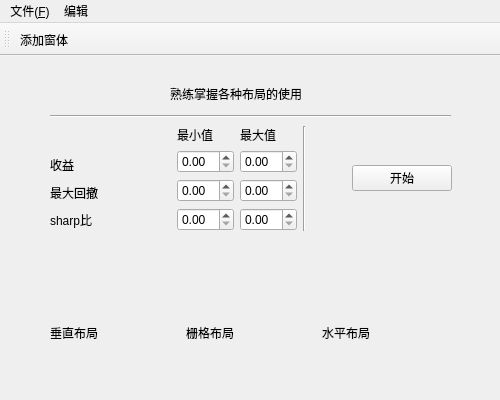
<?xml version="1.0" encoding="UTF-8"?>
<ui version="4.0">
    <class>MainWindow</class>
    <widget class="QMainWindow" name="MainWindow">
        <property name="geometry">
            <rect>
                <x>0</x>
                <y>0</y>
                <width>500</width>
                <height>400</height>
            </rect>
        </property>
        <property name="minimumSize">
            <size>
                <width>500</width>
                <height>400</height>
            </size>
        </property>
        <property name="maximumSize">
            <size>
                <width>500</width>
                <height>400</height>
            </size>
        </property>
        <property name="windowTitle">
            <string>MainWindow</string>
        </property>
        <widget class="QWidget" name="centralWidget">
            <widget class="QLabel" name="label_10">
                <property name="geometry">
                    <rect>
                        <x>170</x>
                        <y>30</y>
                        <width>161</width>
                        <height>16</height>
                    </rect>
                </property>
                <property name="text">
                    <string>熟练掌握各种布局的使用</string>
                </property>
            </widget>
            <widget class="Line" name="line_2">
                <property name="geometry">
                    <rect>
                        <x>50</x>
                        <y>50</y>
                        <width>401</width>
                        <height>20</height>
                    </rect>
                </property>
                <property name="orientation">
                    <enum>Qt::Horizontal</enum>
                </property>
            </widget>
            <widget class="QWidget" name="layoutWidget">
                <property name="geometry">
                    <rect>
                        <x>50</x>
                        <y>70</y>
                        <width>402</width>
                        <height>216</height>
                    </rect>
                </property>
                <layout class="QVBoxLayout" name="verticalLayout_2">
                    <item>
                        <layout class="QHBoxLayout" name="horizontalLayout_2">
                            <item>
                                <layout class="QVBoxLayout" name="verticalLayout">
                                    <item>
                                        <widget class="QLabel" name="label_9">
                                            <property name="text">
                                                <string/>
                                            </property>
                                        </widget>
                                    </item>
                                    <item>
                                        <widget class="QLabel" name="label">
                                            <property name="text">
                                                <string>收益</string>
                                            </property>
                                        </widget>
                                    </item>
                                    <item>
                                        <widget class="QLabel" name="label_2">
                                            <property name="text">
                                                <string>最大回撤</string>
                                            </property>
                                        </widget>
                                    </item>
                                    <item>
                                        <widget class="QLabel" name="label_3">
                                            <property name="text">
                                                <string>sharp比</string>
                                            </property>
                                        </widget>
                                    </item>
                                </layout>
                            </item>
                            <item>
                                <spacer name="verticalSpacer">
                                    <property name="orientation">
                                        <enum>Qt::Vertical</enum>
                                    </property>
                                    <property name="sizeHint" stdset="0">
                                        <size>
                                            <width>20</width>
                                            <height>40</height>
                                        </size>
                                    </property>
                                </spacer>
                            </item>
                            <item>
                                <layout class="QGridLayout" name="gridLayout">
                                    <item row="0" column="0">
                                        <widget class="QLabel" name="label_4">
                                            <property name="text">
                                                <string>最小值</string>
                                            </property>
                                        </widget>
                                    </item>
                                    <item row="0" column="1">
                                        <widget class="QLabel" name="label_5">
                                            <property name="text">
                                                <string>最大值</string>
                                            </property>
                                        </widget>
                                    </item>
                                    <item row="1" column="0">
                                        <widget class="QDoubleSpinBox" name="doubleSpinBox"/>
                                    </item>
                                    <item row="1" column="1">
                                        <widget class="QDoubleSpinBox" name="doubleSpinBox_4"/>
                                    </item>
                                    <item row="2" column="0">
                                        <widget class="QDoubleSpinBox" name="doubleSpinBox_2"/>
                                    </item>
                                    <item row="2" column="1">
                                        <widget class="QDoubleSpinBox" name="doubleSpinBox_5"/>
                                    </item>
                                    <item row="3" column="0">
                                        <widget class="QDoubleSpinBox" name="doubleSpinBox_3"/>
                                    </item>
                                    <item row="3" column="1">
                                        <widget class="QDoubleSpinBox" name="doubleSpinBox_6"/>
                                    </item>
                                </layout>
                            </item>
                            <item>
                                <widget class="Line" name="line">
                                    <property name="orientation">
                                        <enum>Qt::Vertical</enum>
                                    </property>
                                </widget>
                            </item>
                            <item>
                                <spacer name="horizontalSpacer">
                                    <property name="orientation">
                                        <enum>Qt::Horizontal</enum>
                                    </property>
                                    <property name="sizeType">
                                        <enum>QSizePolicy::Preferred</enum>
                                    </property>
                                    <property name="sizeHint" stdset="0">
                                        <size>
                                            <width>40</width>
                                            <height>20</height>
                                        </size>
                                    </property>
                                </spacer>
                            </item>
                            <item>
                                <widget class="QPushButton" name="pushButton">
                                    <property name="text">
                                        <string>开始</string>
                                    </property>
                                </widget>
                            </item>
                        </layout>
                    </item>
                    <item>
                        <spacer name="verticalSpacer_2">
                            <property name="orientation">
                                <enum>Qt::Vertical</enum>
                            </property>
                            <property name="sizeHint" stdset="0">
                                <size>
                                    <width>20</width>
                                    <height>60</height>
                                </size>
                            </property>
                        </spacer>
                    </item>
                    <item>
                        <layout class="QHBoxLayout" name="horizontalLayout">
                            <item>
                                <widget class="QLabel" name="label_6">
                                    <property name="text">
                                        <string>垂直布局</string>
                                    </property>
                                </widget>
                            </item>
                            <item>
                                <widget class="QLabel" name="label_7">
                                    <property name="text">
                                        <string>栅格布局</string>
                                    </property>
                                </widget>
                            </item>
                            <item>
                                <widget class="QLabel" name="label_8">
                                    <property name="text">
                                        <string>水平布局</string>
                                    </property>
                                </widget>
                            </item>
                        </layout>
                    </item>
                </layout>
            </widget>
        </widget>
        <widget class="QMenuBar" name="menuBar">
            <property name="geometry">
                <rect>
                    <x>0</x>
                    <y>0</y>
                    <width>500</width>
                    <height>22</height>
                </rect>
            </property>
            <widget class="QMenu" name="menu_F">
                <property name="title">
                    <string>文件(&amp;F)</string>
                </property>
                <addaction name="actionNew"/>
                <addaction name="actionOpen"/>
            </widget>
            <widget class="QMenu" name="menu">
                <property name="title">
                    <string>编辑</string>
                </property>
                <addaction name="actionCut"/>
                <addaction name="actionCopy"/>
                <addaction name="actionPaste"/>
            </widget>
            <addaction name="menu_F"/>
            <addaction name="menu"/>
        </widget>
        <widget class="QToolBar" name="toolBar">
            <property name="maximumSize">
                <size>
                    <width>16777215</width>
                    <height>16777215</height>
                </size>
            </property>
            <property name="windowTitle">
                <string>toolBar</string>
            </property>
            <attribute name="toolBarArea">
                <enum>TopToolBarArea</enum>
            </attribute>
            <attribute name="toolBarBreak">
                <bool>false</bool>
            </attribute>
            <addaction name="actionWinAction"/>
        </widget>
        <action name="actionNew">
            <property name="text">
                <string>新建</string>
            </property>
            <property name="toolTip">
                <string>新建</string>
            </property>
            <property name="shortcut">
                <string>Ctrl+N</string>
            </property>
        </action>
        <action name="actionOpen">
            <property name="text">
                <string>打开</string>
            </property>
            <property name="toolTip">
                <string>打开</string>
            </property>
            <property name="shortcut">
                <string>Ctrl+O</string>
            </property>
        </action>
        <action name="actionCut">
            <property name="text">
                <string>剪切</string>
            </property>
            <property name="toolTip">
                <string>剪切</string>
            </property>
            <property name="shortcut">
                <string>Ctrl+X</string>
            </property>
        </action>
        <action name="actionCopy">
            <property name="text">
                <string>Copy</string>
            </property>
            <property name="shortcut">
                <string>Ctrl+C</string>
            </property>
        </action>
        <action name="actionPaste">
            <property name="text">
                <string>Paste</string>
            </property>
            <property name="shortcut">
                <string>Ctrl+V</string>
            </property>
        </action>
        <action name="actionWinAction">
            <property name="icon">
                <iconset resource="rcc.qrc">
                    <normaloff>:/qr/Lei.ico</normaloff>:/qr/Lei.ico
                </iconset>
            </property>
            <property name="text">
                <string>添加窗体</string>
            </property>
            <property name="toolTip">
                <string>添加窗体</string>
            </property>
        </action>
    </widget>
    <tabstops>
        <tabstop>doubleSpinBox</tabstop>
        <tabstop>doubleSpinBox_2</tabstop>
        <tabstop>doubleSpinBox_3</tabstop>
        <tabstop>doubleSpinBox_4</tabstop>
        <tabstop>doubleSpinBox_5</tabstop>
        <tabstop>doubleSpinBox_6</tabstop>
        <tabstop>pushButton</tabstop>
    </tabstops>
    <resources>
        <include location="rcc.qrc"/>
    </resources>
    <connections/>
</ui>
